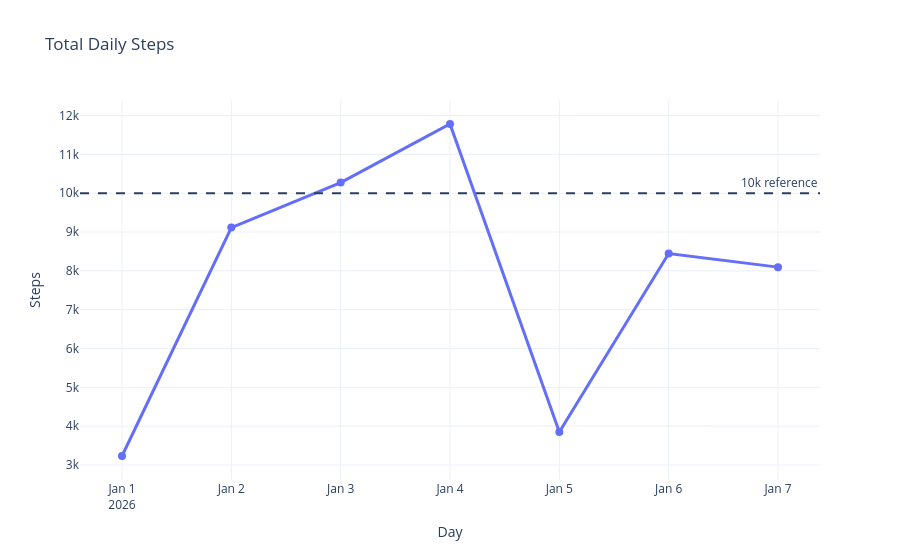
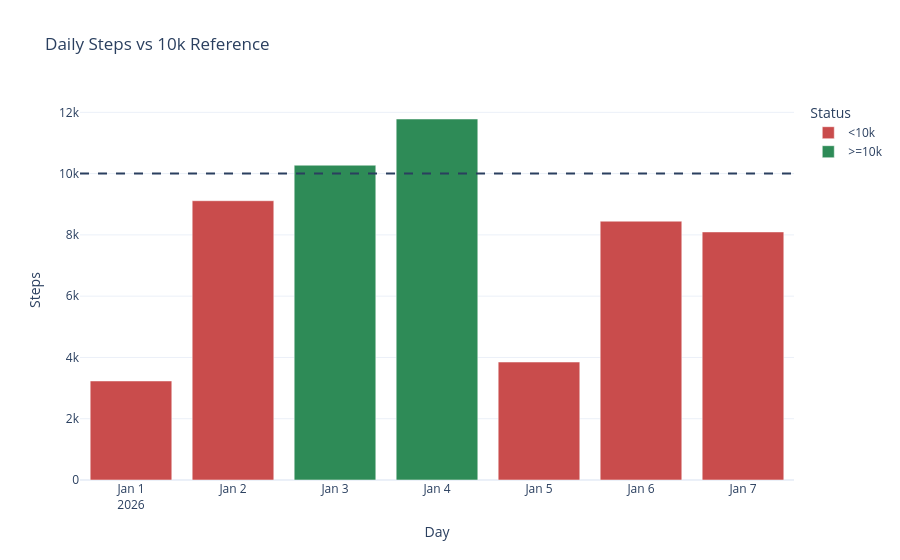
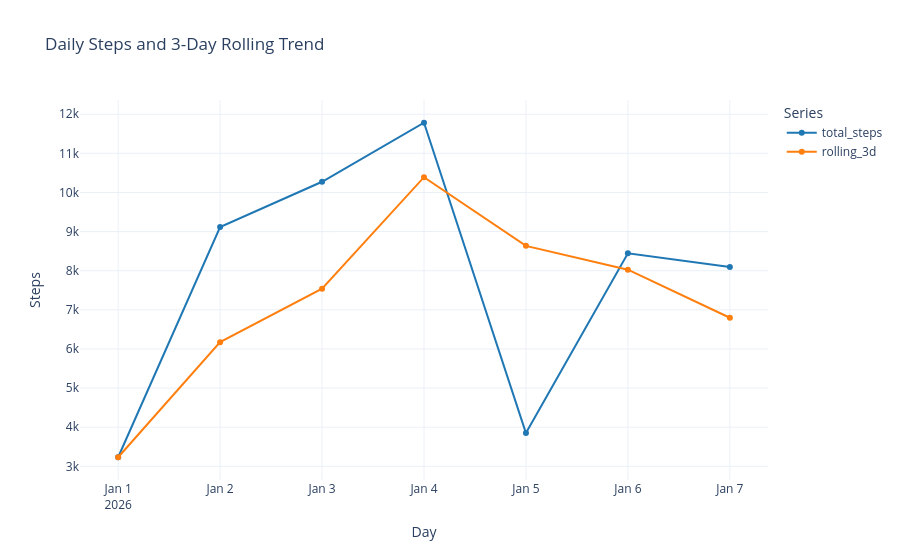

Notebook source saved alongside these figures, in order:
### Code cell
# Demo-ready summary stats
avg_steps = int(df['total_steps'].mean())
best_idx = df['total_steps'].idxmax()
worst_idx = df['total_steps'].idxmin()

print(f"Average daily steps: {avg_steps:,}")
print(f"Best day: {df.loc[best_idx, 'day'].date()} ({int(df.loc[best_idx, 'total_steps']):,})")
print(f"Lowest day: {df.loc[worst_idx, 'day'].date()} ({int(df.loc[worst_idx, 'total_steps']):,})")

# 1) Total daily steps trend
fig = px.line(
    df,
    x='day',
    y='total_steps',
    markers=True,
    title='Total Daily Steps'
)
fig.update_traces(line=dict(width=3), marker=dict(size=8), hovertemplate='Date: %{x}<br>Steps: %{y:,.0f}<extra></extra>')
fig.add_hline(y=10000, line_dash='dash', annotation_text='10k reference')
fig.update_layout(template='plotly_white', xaxis_title='Day', yaxis_title='Steps', hovermode='x unified')
fig.show()

# 2) Bar view with target coloring
bar_df = df.copy()
bar_df['target_flag'] = bar_df['total_steps'].apply(lambda v: '>=10k' if v >= 10000 else '<10k')
fig2 = px.bar(
    bar_df,
    x='day',
    y='total_steps',
    color='target_flag',
    color_discrete_map={'>=10k': '#2E8B57', '<10k': '#C94C4C'},
    title='Daily Steps vs 10k Reference'
)
fig2.add_hline(y=10000, line_dash='dash')
fig2.update_layout(template='plotly_white', xaxis_title='Day', yaxis_title='Steps', legend_title='Status')
fig2.show()

# 3) Actual vs smoothed trend
trend_df = df.melt(id_vars='day', value_vars=['total_steps', 'rolling_3d'], var_name='series', value_name='steps')
fig3 = px.line(
    trend_df,
    x='day',
    y='steps',
    color='series',
    markers=True,
    title='Daily Steps and 3-Day Rolling Trend',
    color_discrete_map={'total_steps': '#1f77b4', 'rolling_3d': '#ff7f0e'}
)
fig3.update_layout(template='plotly_white', xaxis_title='Day', yaxis_title='Steps', legend_title='Series', hovermode='x unified')
fig3.show()

### Figure 1 — Plotly figure (JSON) as saved in the notebook; plotly's stock layout.template omitted (floating-point values rounded to 4 significant figures)
{"data": [{"hovertemplate": "Date: %{x}<br>Steps: %{y:,.0f}<extra></extra>", "legendgroup": "", "line": {"color": "#636efa", "dash": "solid", "width": 3}, "marker": {"size": 8, "symbol": "circle"}, "mode": "lines+markers", "name": "", "orientation": "v", "showlegend": false, "type": "scatter", "x": ["2026-01-01T00:00:00", "2026-01-02T00:00:00", "2026-01-03T00:00:00", "2026-01-04T00:00:00", "2026-01-05T00:00:00", "2026-01-06T00:00:00", "2026-01-07T00:00:00"], "xaxis": "x", "y": [3232.0, 9115.0, 10270.0, 11780.0, 3850.0, 8447.0, 8096.0], "yaxis": "y"}], "layout": {"annotations": [{"showarrow": false, "text": "10k reference", "x": 1, "xanchor": "right", "xref": "x domain", "y": 10000, "yanchor": "bottom", "yref": "y"}], "hovermode": "x unified", "legend": {"tracegroupgap": 0}, "shapes": [{"line": {"dash": "dash"}, "type": "line", "x0": 0, "x1": 1, "xref": "x domain", "y0": 10000, "y1": 10000, "yref": "y"}], "title": {"text": "Total Daily Steps"}, "xaxis": {"anchor": "y", "domain": [0, 1], "title": {"text": "Day"}}, "yaxis": {"anchor": "x", "domain": [0, 1], "title": {"text": "Steps"}}}}

### Figure 2 — Plotly figure (JSON) as saved in the notebook; plotly's stock layout.template omitted (floating-point values rounded to 4 significant figures)
{"data": [{"hovertemplate": "target_flag=<10k<br>day=%{x}<br>total_steps=%{y}<extra></extra>", "legendgroup": "<10k", "marker": {"color": "#C94C4C", "pattern": {"shape": ""}}, "name": "<10k", "orientation": "v", "showlegend": true, "textposition": "auto", "type": "bar", "x": ["2026-01-01T00:00:00", "2026-01-02T00:00:00", "2026-01-05T00:00:00", "2026-01-06T00:00:00", "2026-01-07T00:00:00"], "xaxis": "x", "y": [3232.0, 9115.0, 3850.0, 8447.0, 8096.0], "yaxis": "y"}, {"hovertemplate": "target_flag=>=10k<br>day=%{x}<br>total_steps=%{y}<extra></extra>", "legendgroup": ">=10k", "marker": {"color": "#2E8B57", "pattern": {"shape": ""}}, "name": ">=10k", "orientation": "v", "showlegend": true, "textposition": "auto", "type": "bar", "x": ["2026-01-03T00:00:00", "2026-01-04T00:00:00"], "xaxis": "x", "y": [10270.0, 11780.0], "yaxis": "y"}], "layout": {"barmode": "relative", "legend": {"title": {"text": "Status"}, "tracegroupgap": 0}, "shapes": [{"line": {"dash": "dash"}, "type": "line", "x0": 0, "x1": 1, "xref": "x domain", "y0": 10000, "y1": 10000, "yref": "y"}], "title": {"text": "Daily Steps vs 10k Reference"}, "xaxis": {"anchor": "y", "domain": [0, 1], "title": {"text": "Day"}}, "yaxis": {"anchor": "x", "domain": [0, 1], "title": {"text": "Steps"}}}}

### Figure 3 — Plotly figure (JSON) as saved in the notebook; plotly's stock layout.template omitted (floating-point values rounded to 4 significant figures)
{"data": [{"hovertemplate": "series=total_steps<br>day=%{x}<br>steps=%{y}<extra></extra>", "legendgroup": "total_steps", "line": {"color": "#1f77b4", "dash": "solid"}, "marker": {"symbol": "circle"}, "mode": "lines+markers", "name": "total_steps", "orientation": "v", "showlegend": true, "type": "scatter", "x": ["2026-01-01T00:00:00", "2026-01-02T00:00:00", "2026-01-03T00:00:00", "2026-01-04T00:00:00", "2026-01-05T00:00:00", "2026-01-06T00:00:00", "2026-01-07T00:00:00"], "xaxis": "x", "y": [3232.0, 9115.0, 10270.0, 11780.0, 3850.0, 8447.0, 8096.0], "yaxis": "y"}, {"hovertemplate": "series=rolling_3d<br>day=%{x}<br>steps=%{y}<extra></extra>", "legendgroup": "rolling_3d", "line": {"color": "#ff7f0e", "dash": "solid"}, "marker": {"symbol": "circle"}, "mode": "lines+markers", "name": "rolling_3d", "orientation": "v", "showlegend": true, "type": "scatter", "x": ["2026-01-01T00:00:00", "2026-01-02T00:00:00", "2026-01-03T00:00:00", "2026-01-04T00:00:00", "2026-01-05T00:00:00", "2026-01-06T00:00:00", "2026-01-07T00:00:00"], "xaxis": "x", "y": [3232.0, 6174.0, 7540.0, 10390.0, 8635.0, 8026.0, 6798.0], "yaxis": "y"}], "layout": {"hovermode": "x unified", "legend": {"title": {"text": "Series"}, "tracegroupgap": 0}, "title": {"text": "Daily Steps and 3-Day Rolling Trend"}, "xaxis": {"anchor": "y", "domain": [0, 1], "title": {"text": "Day"}}, "yaxis": {"anchor": "x", "domain": [0, 1], "title": {"text": "Steps"}}}}
